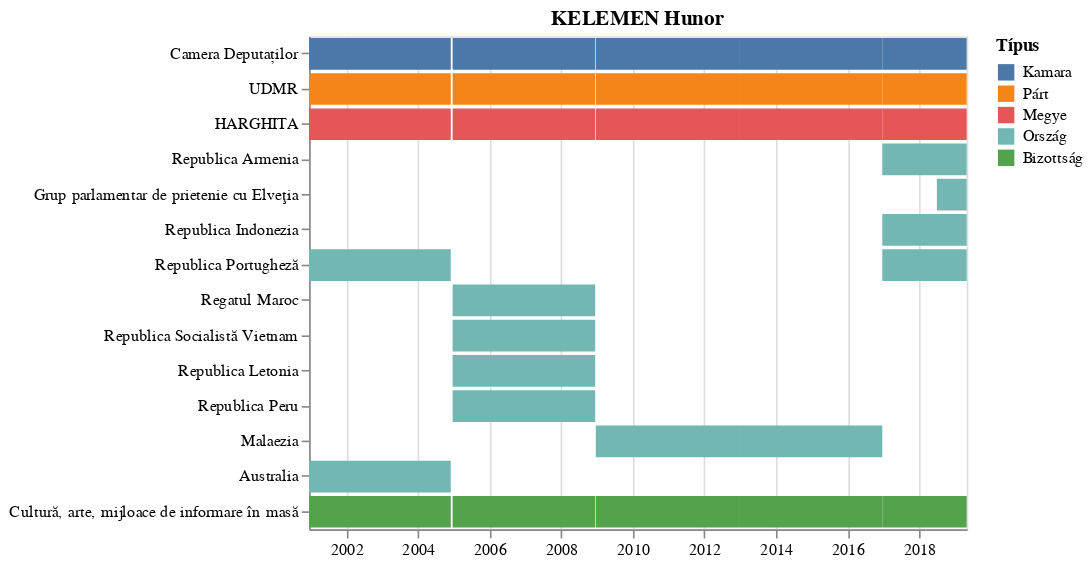

Notebook source saved alongside this figure:
### Code cell
viz=alt.Chart(ef,
          title=m['Name']['full'].replace('DRAGNEA','DRAGNEA - ')
         ).mark_bar().encode(
    x=alt.X('start:T',title=''),
    x2='end:T',
    y=alt.Y('Csoportok:N',title='',
            sort=alt.EncodingSortField(field="order", op="mean", order='descending')),
    color=alt.Color('Típus:N',
        sort=alt.EncodingSortField(field="order", op="mean", order='descending'))
)
viz.save('viz.json')
viz

### Figure 1 — Vega-Lite specification as saved in the notebook (floating-point values rounded to 4 significant figures)
{"$schema": "https://vega.github.io/schema/vega-lite/v2.6.0.json", "config": {"view": {"height": 300, "width": 400}}, "data": {"name": "data-bbeb5e2111552674ff10da70bddc435c"}, "datasets": {"data-bbeb5e2111552674ff10da70bddc435c": [{"Csoportok": "Cultură, arte, mijloace de informare în masă", "Name": "KELEMEN Hunor", "Típus": "Bizottság", "duration": 861, "end": "2019-05-01T00:00:00", "order": 1, "start": "2016-12-21T00:00:00"}, {"Csoportok": "Cultură, arte, mijloace de informare în masă", "Name": "KELEMEN Hunor", "Típus": "Bizottság", "duration": 1455, "end": "2008-12-13T00:00:00", "order": 1, "start": "2004-12-19T00:00:00"}, {"Csoportok": "Cultură, arte, mijloace de informare în masă", "Name": "KELEMEN Hunor", "Típus": "Bizottság", "duration": 1462, "end": "2012-12-20T00:00:00", "order": 1, "start": "2008-12-19T00:00:00"}, {"Csoportok": "Cultură, arte, mijloace de informare în masă", "Name": "KELEMEN Hunor", "Típus": "Bizottság", "duration": 1462, "end": "2016-12-21T00:00:00", "order": 1, "start": "2012-12-20T00:00:00"}, {"Csoportok": "Cultură, arte, mijloace de informare în masă", "Name": "KELEMEN Hunor", "Típus": "Bizottság", "duration": 1446, "end": "2004-11-30T00:00:00", "order": 1, "start": "2000-12-15T00:00:00"}, {"Csoportok": "Camera Deputaților", "Name": "KELEMEN Hunor", "Típus": "Kamara", "duration": 861, "end": "2019-05-01T00:00:00", "order": 60, "start": "2016-12-21T00:00:00"}, {"Csoportok": "Camera Deputaților", "Name": "KELEMEN Hunor", "Típus": "Kamara", "duration": 1455, "end": "2008-12-13T00:00:00", "order": 60, "start": "2004-12-19T00:00:00"}, {"Csoportok": "Camera Deputaților", "Name": "KELEMEN Hunor", "Típus": "Kamara", "duration": 1462, "end": "2012-12-20T00:00:00", "order": 60, "start": "2008-12-19T00:00:00"}, {"Csoportok": "Camera Deputaților", "Name": "KELEMEN Hunor", "Típus": "Kamara", "duration": 1462, "end": "2016-12-21T00:00:00", "order": 60, "start": "2012-12-20T00:00:00"}, {"Csoportok": "Camera Deputaților", "Name": "KELEMEN Hunor", "Típus": "Kamara", "duration": 1446, "end": "2004-11-30T00:00:00", "order": 60, "start": "2000-12-15T00:00:00"}, {"Csoportok": "HARGHITA", "Name": "KELEMEN Hunor", "Típus": "Megye", "duration": 861, "end": "2019-05-01T00:00:00", "order": 30, "start": "2016-12-21T00:00:00"}, {"Csoportok": "HARGHITA", "Name": "KELEMEN Hunor", "Típus": "Megye", "duration": 1455, "end": "2008-12-13T00:00:00", "order": 30, "start": "2004-12-19T00:00:00"}, {"Csoportok": "HARGHITA", "Name": "KELEMEN Hunor", "Típus": "Megye", "duration": 1462, "end": "2012-12-20T00:00:00", "order": 30, "start": "2008-12-19T00:00:00"}, {"Csoportok": "HARGHITA", "Name": "KELEMEN Hunor", "Típus": "Megye", "duration": 1462, "end": "2016-12-21T00:00:00", "order": 30, "start": "2012-12-20T00:00:00"}, {"Csoportok": "HARGHITA", "Name": "KELEMEN Hunor", "Típus": "Megye", "duration": 1446, "end": "2004-11-30T00:00:00", "order": 30, "start": "2000-12-15T00:00:00"}, {"Csoportok": "Republica Armenia", "Name": "KELEMEN Hunor", "Típus": "Ország", "duration": 861, "end": "2019-05-01T00:00:00", "order": 4, "start": "2016-12-21T00:00:00"}, {"Csoportok": "Grup parlamentar de prietenie cu Elveţia", "Name": "KELEMEN Hunor", "Típus": "Ország", "duration": 304, "end": "2019-05-01T00:00:00", "order": 4, "start": "2018-07-01T00:00:00"}, {"Csoportok": "Republica Indonezia", "Name": "KELEMEN Hunor", "Típus": "Ország", "duration": 861, "end": "2019-05-01T00:00:00", "order": 4, "start": "2016-12-21T00:00:00"}, {"Csoportok": "Republica Portugheză", "Name": "KELEMEN Hunor", "Típus": "Ország", "duration": 861, "end": "2019-05-01T00:00:00", "order": 4, "start": "2016-12-21T00:00:00"}, {"Csoportok": "Regatul Maroc", "Name": "KELEMEN Hunor", "Típus": "Ország", "duration": 1455, "end": "2008-12-13T00:00:00", "order": 4, "start": "2004-12-19T00:00:00"}, {"Csoportok": "Republica Socialistă Vietnam", "Name": "KELEMEN Hunor", "Típus": "Ország", "duration": 1455, "end": "2008-12-13T00:00:00", "order": 4, "start": "2004-12-19T00:00:00"}, {"Csoportok": "Republica Letonia", "Name": "KELEMEN Hunor", "Típus": "Ország", "duration": 1455, "end": "2008-12-13T00:00:00", "order": 4, "start": "2004-12-19T00:00:00"}, {"Csoportok": "Republica Peru", "Name": "KELEMEN Hunor", "Típus": "Ország", "duration": 1455, "end": "2008-12-13T00:00:00", "order": 4, "start": "2004-12-19T00:00:00"}, {"Csoportok": "Malaezia", "Name": "KELEMEN Hunor", "Típus": "Ország", "duration": 1462, "end": "2012-12-20T00:00:00", "order": 4, "start": "2008-12-19T00:00:00"}, {"Csoportok": "Malaezia", "Name": "KELEMEN Hunor", "Típus": "Ország", "duration": 1462, "end": "2016-12-21T00:00:00", "order": 4, "start": "2012-12-20T00:00:00"}, {"Csoportok": "Republica Portugheză", "Name": "KELEMEN Hunor", "Típus": "Ország", "duration": 1446, "end": "2004-11-30T00:00:00", "order": 4, "start": "2000-12-15T00:00:00"}, {"Csoportok": "Australia", "Name": "KELEMEN Hunor", "Típus": "Ország", "duration": 1446, "end": "2004-11-30T00:00:00", "order": 4, "start": "2000-12-15T00:00:00"}, {"Csoportok": "UDMR", "Name": "KELEMEN Hunor", "Típus": "Párt", "duration": 861, "end": "2019-05-01T00:00:00", "order": 50, "start": "2016-12-21T00:00:00"}, {"Csoportok": "UDMR", "Name": "KELEMEN Hunor", "Típus": "Párt", "duration": 1455, "end": "2008-12-13T00:00:00", "order": 50, "start": "2004-12-19T00:00:00"}, {"Csoportok": "UDMR", "Name": "KELEMEN Hunor", "Típus": "Párt", "duration": 1462, "end": "2012-12-20T00:00:00", "order": 50, "start": "2008-12-19T00:00:00"}, {"Csoportok": "UDMR", "Name": "KELEMEN Hunor", "Típus": "Párt", "duration": 1462, "end": "2016-12-21T00:00:00", "order": 50, "start": "2012-12-20T00:00:00"}, {"Csoportok": "UDMR", "Name": "KELEMEN Hunor", "Típus": "Párt", "duration": 1446, "end": "2004-11-30T00:00:00", "order": 50, "start": "2000-12-15T00:00:00"}]}, "encoding": {"color": {"field": "Típus", "sort": {"field": "order", "op": "mean", "order": "descending"}, "type": "nominal"}, "x": {"field": "start", "title": "", "type": "temporal"}, "x2": {"field": "end", "type": "temporal"}, "y": {"field": "Csoportok", "sort": {"field": "order", "op": "mean", "order": "descending"}, "title": "", "type": "nominal"}}, "mark": "bar", "title": "KELEMEN Hunor"}
